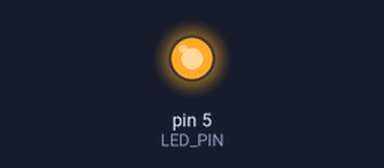
Recording of a sketch running on a simulated Arduino Uno, built with avr-gcc and run on an emulated ATmega328P. Parts: output pins drawn as LEDs (lit = HIGH). What the sketch prints to the serial monitor is not drawn.

Above: at 0.1 s.
Timing chart, 0 to 1.6 s (numbered marks = the images above):
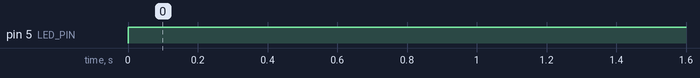

The sketch:

DataTypes_BoolByte.ino
```cpp
/*
Welcome to JP Learning
*/
byte LED_PIN = 5;
bool running = true;
byte a = 257;
void setup() {
  Serial.begin(115200);
  pinMode(LED_PIN, OUTPUT);
}

void loop() {
  if (running == true) {
    Serial.println("LED ON");
    digitalWrite(LED_PIN, HIGH);
  } else if (running == false) {
    Serial.println("LED OFF");
    digitalWrite(LED_PIN, LOW);
  }
  Serial.print("a = ");
  Serial.println(a);
  delay(1000);
}
```

Measured:
- by itself, pin 5 (LED_PIN): LOW → HIGH at 0.00 s
